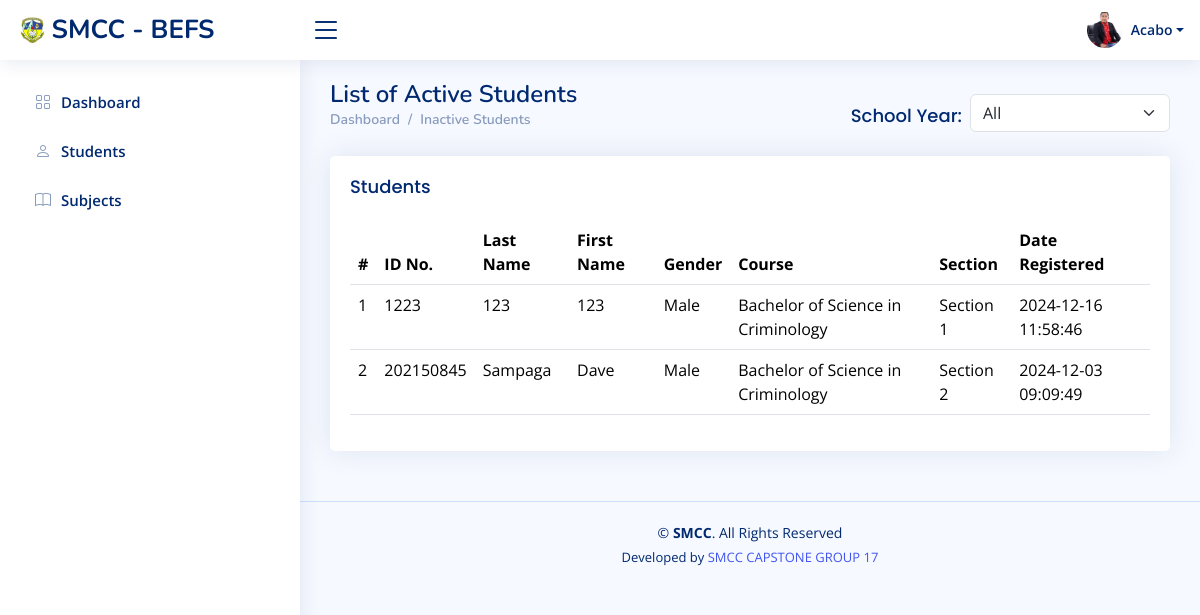
The app's page /reviewer/reviewer_students_inactive.php?user_id=2 with its own data.
### tables this page shows
CREATE TABLE `users` (
  `id` int(11) NOT NULL,
  `username` varchar(255) DEFAULT NULL,
  `password` varchar(255) DEFAULT NULL,
  `type` varchar(255) DEFAULT NULL,
  `status` varchar(255) DEFAULT NULL,
  `fname` varchar(255) DEFAULT NULL,
  `lname` varchar(255) DEFAULT NULL,
  `profile_image` varchar(255) DEFAULT NULL,
  `date_created` datetime DEFAULT NULL,
  `logged_in` varchar(255) DEFAULT NULL
);

CREATE TABLE `students` (
  `id` int(11) NOT NULL,
  `about` varchar(255) DEFAULT NULL,
  `lrn_num` varchar(255) DEFAULT NULL,
  `fname` varchar(255) DEFAULT NULL,
  `lname` varchar(255) DEFAULT NULL,
  `gender` varchar(10) DEFAULT NULL,
  `username` varchar(255) DEFAULT NULL,
  `password` varchar(255) DEFAULT NULL,
  `complete_address` varchar(255) DEFAULT NULL,
  `year_level_id` int(11) DEFAULT NULL,
  `course_id` int(11) DEFAULT NULL,
  `section_id` int(11) DEFAULT NULL,
  `school_year_id` int(11) DEFAULT NULL,
  `status` varchar(255) DEFAULT NULL,
  `date_registered` datetime DEFAULT NULL,
  `logged_in` varchar(255) DEFAULT NULL,
  `profile_image` varchar(255) DEFAULT NULL,
  `level` varchar(255) DEFAULT NULL
);

CREATE TABLE `course` (
  `id` int(11) NOT NULL,
  `description` varchar(255) DEFAULT NULL,
  `year_level_id` int(11) DEFAULT NULL,
  `school_year` varchar(255) DEFAULT NULL,
  `date_entry` datetime DEFAULT NULL,
  `status` varchar(255) DEFAULT NULL,
  `code_no` varchar(255) DEFAULT NULL
);

CREATE TABLE `section` (
  `id` int(11) NOT NULL,
  `user_id` int(11) DEFAULT NULL,
  `description` varchar(255) DEFAULT NULL,
  `date_entry` datetime DEFAULT NULL,
  `status` varchar(255) DEFAULT NULL
);

### reviewer/reviewer_students_inactive.php (the view, shortened to what this page needs)
<?php
include('../dbconnect.php');
$user_id = $_REQUEST['user_id'];
$school_year = $_GET['school_year'] ?? '';
$sql = "
    SELECT students.id AS stud_id, students.lrn_num, students.fname, students.lname,
           students.gender, students.date_registered, course.description AS course,
           section.description AS section, students.course_id AS c_id
    FROM students
    INNER JOIN course ON students.course_id = course.id
    INNER JOIN section ON students.section_id = section.id
    INNER JOIN faculty_course_school_year ON students.course_id = faculty_course_school_year.course_id
    WHERE students.status = 'Inactive' AND faculty_course_school_year.user_id = ?";
$sql .= " ORDER BY students.lname ASC";
$stmt = $conn->prepare($sql);
if (!empty($school_year)) {
    $stmt->bind_param("ii", $user_id, $school_year);
} else {
    $stmt->bind_param("i", $user_id);
}
$stmt->execute();
$result = $stmt->get_result();
$counter = 1;
?>
<!DOCTYPE html>
<html lang="en">
<head>
  <link href="../assets/vendor/bootstrap/css/bootstrap.min.css" rel="stylesheet">
  <link href="../assets/vendor/bootstrap-icons/bootstrap-icons.css" rel="stylesheet">
  <link href="../assets/vendor/boxicons/css/boxicons.min.css" rel="stylesheet">
  <link href="../assets/vendor/quill/quill.snow.css" rel="stylesheet">
  <link href="../assets/vendor/quill/quill.bubble.css" rel="stylesheet">
  <link href="../assets/vendor/remixicon/remixicon.css" rel="stylesheet">
  <link href="../assets/vendor/simple-datatables/style.css" rel="stylesheet">
  <link href="../assets/css/style.css" rel="stylesheet">
</head>
<body>
  <?php
    $query = mysqli_query($conn, "SELECT * FROM users WHERE id = '$user_id'") or die(mysqli_error());
    if($row = mysqli_fetch_array($query)) {
        $lname = $row['lname'];
        $lname = ucfirst(strtolower($lname));
    }
  ?>
  <?php include('reviewer_header.php'); ?>
  <?php include('reviewer_sidebar.php'); ?>
  <main id="main" class="main">
    <div class="pagetitle">
      <div class="d-flex justify-content-between align-items-center">
        <div>
          <h1>List of Active Students</h1>
          <nav>
            <ol class="breadcrumb">
              <li class="breadcrumb-item">
                <a href="reviewer_home.php?user_id=<?php echo $user_id; ?>">Dashboard</a>
              </li>
              <li class="breadcrumb-item">Inactive Students</li>
            </ol>
          </nav>
        </div>
        <div>
          <form method="GET" action="reviewer_students_inactive.php">
            <div class="d-flex align-items-center justify-content-end">
              <label for="school_year_filter" class="card-title me-2">School Year:</label>
              <select class="form-select" style="width: 200px;" name="school_year" id="school_year_filter" onchange="this.form.submit()">
                <option value="" selected>All</option>
              </select>
            </div>
          </form>
        </div>
      </div>
    </div>
    <section class="section">
      <div class="row">
        <div class="col-lg-12">
          <div class="card">
            <div class="card-body">
              <h5 class="card-title">Students</h5>
              <table class="table datatable">
                <thead>
                  <tr>
                    <th>#</th>
                    <th>ID No.</th>
                    <th>Last Name</th>
                    <th>First Name</th>
                    <th>Gender</th>
                    <th>Course</th>
                    <th>Section</th>
                    <th>Date Registered</th>
                  </tr>
                </thead>
                <tbody>
                <?php
                  while ($row = $result->fetch_assoc()) {
                ?>
                  <tr>
                    <td><?php echo $counter++; ?></td>
                    <td><?= htmlspecialchars($row['lrn_num']) ?></td>
                    <td><?= htmlspecialchars($row['lname']) ?></td>
                    <td><?= htmlspecialchars($row['fname']) ?></td>
                    <td><?= htmlspecialchars($row['gender']) ?></td>
                    <td><?= htmlspecialchars($row['course']) ?></td>
                    <td><?= htmlspecialchars($row['section']) ?></td>
                    <td><?= htmlspecialchars($row['date_registered']) ?></td>
                  </tr>
                <?php
                  }
                ?>
                </tbody>
              </table>
            </div>
          </div>
        </div>
      </div>
    </section>
  </main>
  <?php include('../footer.php'); ?>
</body>
</html>

### reviewer/reviewer_header.php (shortened to what this page needs)
<header id="header" class="header fixed-top d-flex align-items-center">
    <div class="d-flex align-items-center justify-content-between">
        <a href="reviewer_home.php?user_id=<?php echo $user_id; ?>" class="logo d-flex align-items-center">
            <img src="../images/Smcc_logo.gif" alt="">
            <span class="d-none d-lg-block">SMCC - BEFS</span>
        </a>
        <i class="bi bi-list toggle-sidebar-btn"></i>
    </div>
    <nav class="header-nav ms-auto">
        <ul class="d-flex align-items-center">
            <li class="nav-item dropdown pe-3">
                <a class="nav-link nav-profile d-flex align-items-center pe-0" href="#" id="navbarDropdown" data-bs-toggle="dropdown" aria-expanded="false">
                    <?php
                    $profile_image = !empty($row['profile_image']) ? $row['profile_image'] : '../assets/img/profile-img2.jpg';
                    ?>
                    <img src="<?php echo $profile_image; ?>" alt="Profile" class="rounded-circle">
                    <span class="d-none d-md-block dropdown-toggle ps-2"><?php echo $lname; ?></span>
                </a>
            </li>
        </ul>
    </nav>
</header>

### assets/css/style.css (style rules this page uses)
:root { scroll-behavior: smooth; }
body { font-family: "Open Sans", sans-serif; background: #f6f9ff; color: #444444; }
a { color: #4154f1; text-decoration: none; }
h1, h2, h3, h4, h5, h6 { font-family: "Nunito", sans-serif; }
#main { margin-top: 60px; padding: 20px 30px; transition: all 0.3s; }
.pagetitle { margin-bottom: 10px; }
.pagetitle h1 { font-size: 24px; margin-bottom: 0; font-weight: 600; color: #012970; }
.card { margin-bottom: 30px; border: none; border-radius: 5px; box-shadow: 0px 0 30px rgba(1, 41, 112, 0.1); }
.card-title { padding: 20px 0 15px 0; font-size: 18px; font-weight: 500; color: #012970; font-family: "Poppins", sans-serif; }
.card-body { padding: 0 20px 20px 20px; }
.breadcrumb { font-size: 14px; font-family: "Nunito", sans-serif; color: #899bbd; font-weight: 600; }
.breadcrumb a { color: #899bbd; transition: 0.3s; }
.breadcrumb .breadcrumb-item::before { color: #899bbd; }
.logo { line-height: 1; }
@media (min-width: 1200px) { .logo { width: 280px; } }
.logo img { max-height: 26px; margin-right: 6px; }
.logo span { font-size: 26px; font-weight: 700; color: #012970; font-family: "Nunito", sans-serif; }
.header { transition: all 0.5s; z-index: 997; height: 60px; box-shadow: 0px 2px 20px rgba(1, 41, 112, 0.1); background-color: #fff; padding-left: 20px; }
.header .toggle-sidebar-btn { font-size: 32px; padding-left: 10px; cursor: pointer; color: #012970; }
.header-nav ul { list-style: none; }
.header-nav>ul { margin: 0; padding: 0; }
.header-nav .nav-profile { color: #012970; }
.header-nav .nav-profile img { max-height: 36px; }
.header-nav .nav-profile span { font-size: 14px; font-weight: 600; }
@media (min-width: 1200px) { #main, #footer { margin-left: 300px; } }

### records on screen
users: profile_image (picture), lname "Acabo"
students: lrn_num "1223", lname "123", fname "123", gender "Male", course.description "Bachelor of Science in Criminology", section.description "Section 1", date_registered "2024-12-16 11:58:46"
students: lrn_num "202150845", lname "Sampaga", fname "Dave", gender "Male", course.description "Bachelor of Science in Criminology", section.description "Section 2", date_registered "2024-12-03 09:09:49"
